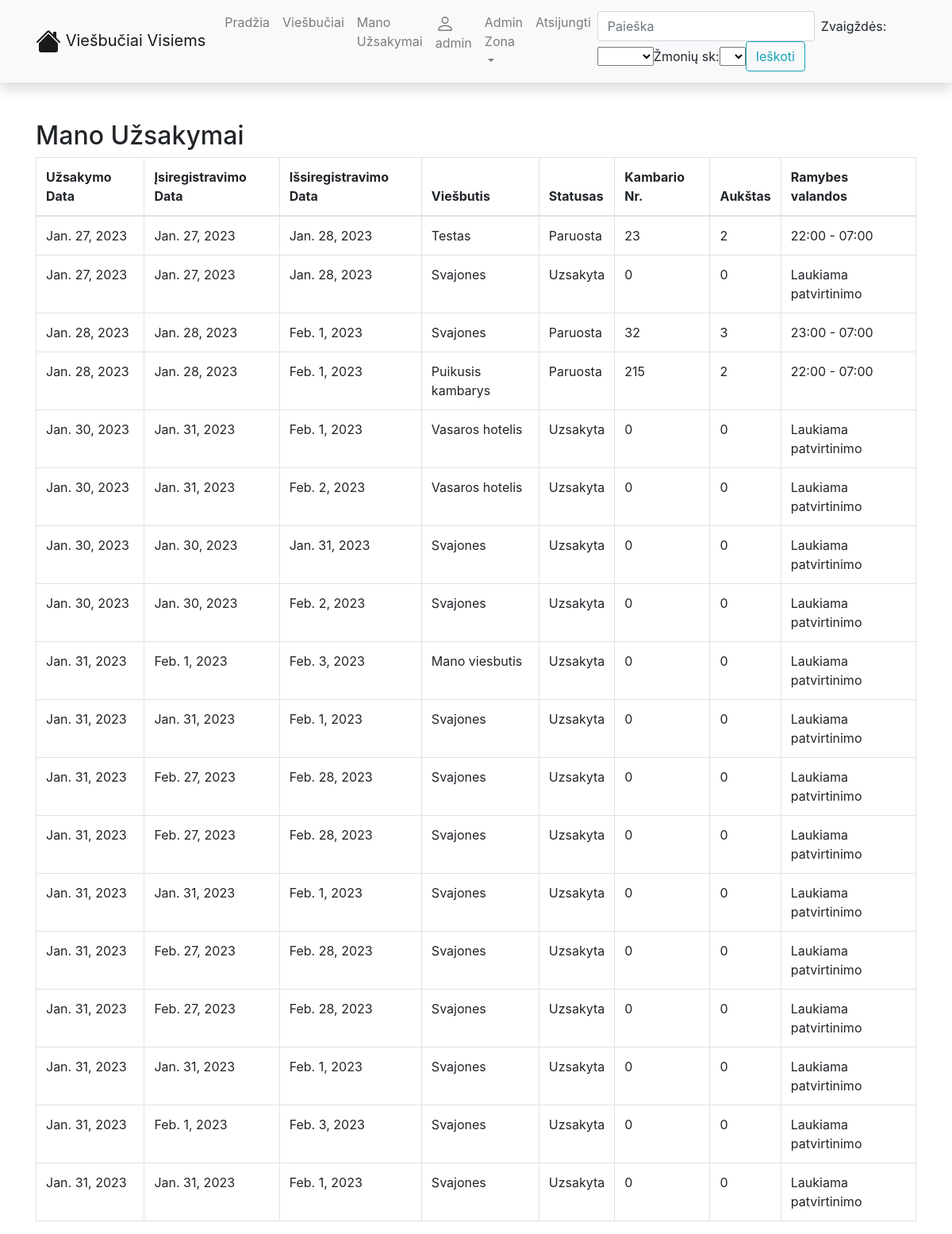
The app's page /viesbuciai/myorders/ (signed in) with its own data.
### viesbuciai/models.py (models this page shows, shortened)
class Order(models.Model):
    client = models.ForeignKey("Profile", on_delete=models.SET_NULL, null=True)
    order_date = models.DateField("Uzsakymo_data", auto_now_add=True, null=True, blank=True)
    r_date = models.DateField("Registracijos_data", null=True, blank=True)
    i_date = models.DateField("Isvykimo_data", null=True, blank=True)
    hotel = models.ForeignKey("Hotel", on_delete=models.SET_NULL, null=True)
    STATUS = (
        ('u', 'Uzsakyta'),
        ('r', 'Ruosiama'),
        ('p', 'Paruosta'),
    )
    status = models.CharField(
        max_length=1,
        choices=STATUS,
        blank=True,
        default='u',
        help_text='Status'
    )
    admin_details = models.OneToOneField("AdminDetails", on_delete=models.CASCADE, null=True)

class Hotel(models.Model):
    TYPES = (
        ('v', 'VIP'),
        ('g', 'GOLD'),
        ('p', 'PREMIUM'),
        ('s', 'STANDART')
    )
    name = models.CharField("Viesbucio_pavadinimas", max_length=30, null=True)
    type = models.CharField(
        max_length=1,
        choices=TYPES,
        blank=True,
        default='s',
        help_text='Viesbucio tipas'
    )
    STARS = (
        ('1', '*'),
        ('2', '**'),
        ('3', '***'),
        ('4', '****'),
        ('5', '*****')
    )
    stars = models.CharField(
        max_length=1,
        choices=STARS,
        blank=True,
        default='s',
        help_text='Zvaigzduciu kiekis'
    )
    description = models.TextField('Aprasymas', max_length=2000, default='Super hotel')
    address = models.TextField("Viesbucio_adresas", default="Adresas", max_length=200)
    price = models.FloatField("Viesbucio_kaina", null=True)
    quantity = models.IntegerField("Zmoniu_kiekis", default=1, validators=[MaxValueValidator(4)])
    availability = models.IntegerField("Kiekis")
    class Meta:
        ordering = ['id']

class AdminDetails(models.Model):
    client = models.ForeignKey(Profile, on_delete=models.CASCADE, null=True)
    room_id = models.IntegerField("Kambario_numeris")
    aukstas = models.IntegerField("Aukstas")
    ramybes_valandos = models.CharField("Ramybes_valandos", max_length=20)

### viesbuciai/views.py (the view)
# urls.py: path('myorders/', my_orders, name='orders'),
def my_orders(request):
    if request.user.is_authenticated:
        orders_ = Order.objects.filter(client=request.user.profile)
        return render(request, 'my_orders.html', {'orders': orders_})
    else:
        return redirect('login')

### viesbuciai/templates/my_orders.html
{% extends 'base.html' %}
{% load static %}
{% block content %}
  <h2>Mano Užsakymai</h2>
{% if orders %}
<table class="table table-bordered">
  <thead>
    <tr>
      <th>Užsakymo Data</th>
      <th>Įsiregistravimo Data</th>
      <th>Išsiregistravimo Data</th>
      <th>Viešbutis</th>
      <th>Statusas</th>
      <th>Kambario Nr.</th>
      <th>Aukštas</th>
      <th>Ramybes valandos</th>
    </tr>
  </thead>
  <tbody>
  {% for order in orders %}
      <tr>
        <td>{{ order.order_date }}</td>
        <td>{{ order.r_date }}</td>
        <td>{{ order.i_date }}</td>
        <td>{{ order.hotel.name }}</td>
        <td>{{ order.get_status_display }}</td>
        <td>{{ order.admin_details.room_id }}</td>
        <td>{{ order.admin_details.aukstas }}</td>
        <td>{{ order.admin_details.ramybes_valandos }}</td>
      </tr>
  {% endfor %}
  </tbody>
</table>
{% else %}
<h3>Jus neturite užsakymų</h3>
{% endif %}
{% endblock %}

### viesbuciai/templates/base.html (shortened to what this page needs)
<!DOCTYPE html>
<html lang="en">
  <head>
    <link
      rel="stylesheet"
      href="https://stackpath.bootstrapcdn.com/bootstrap/4.1.3/css/bootstrap.min.css"
    />
    <link
      rel="stylesheet"
      href="https://cdnjs.cloudflare.com/ajax/libs/font-awesome/4.7.0/css/font-awesome.min.css"
    />
    {% load static %}
    <link rel="stylesheet" href="{% static 'css/styles.css' %}" />
  </head>
  <body>
    <nav
      class="navbar navbar-expand-lg navbar-light bg-light static-top mb-5 shadow"
    >
      <div class="container">
        <a class="navbar-brand" href="{% url 'index' %}">
          Viešbučiai Visiems</a
        >
        <div class="collapse navbar-collapse" id="navbarResponsive">
          <ul class="navbar-nav ml-auto">
            <li class="nav-item">
              <a class="nav-link" href="{% url 'index' %}">Pradžia</a>
            </li>
            <li class="nav-item">
              <a class="nav-link" href="{% url 'hotels' %}">Viešbučiai</a>
            </li>
            <li class="nav-item">
              <a class="nav-link" href="{% url 'orders' %}">Mano Užsakymai</a>
            </li>
             {% if user.is_authenticated %}
            {% if user.username == 'admin' %}
            <li class="nav-item"><a class="nav-link" href="{% url 'profile' %}">
            {{ user.get_username }}</a>
            </li>
            <li class="nav-item dropdown">
            <a href="#" class="nav-link dropdown-toggle" data-toggle="dropdown">Admin Zona</a>
		</li>
            <li class="nav-item"><a class="nav-link" href="{% url 'logout'%}?next=/viesbuciai">Atsijungti</a></li>
            {% endif %}
          {% else %}
            <li class="nav-item">
              <a class="nav-link" href="{% url 'login'%}?next={{request.path}}">Prisijungti</a>
            </li><li class="nav-item"><a class="nav-link" href="{% url 'register' %}">Registruotis</a></li>
          {% endif %}
          </ul>
          <form
            class="form-inline my-2 my-lg-0"
            action="{% url 'hotel_filter' %}"
            method="get"
          >
            <input
              class="form-control mr-sm-2"
              type="search"
              placeholder="Paieška"
              aria-label="Search"
              name="name"
            />
	    <label for="stars">Zvaigždės:</label>
  	    <select id="stars" name="stars">
            <option value=""></option>
            <option value="1">*</option>
            </select>
            <label for="quantity">Žmonių sk:</label>
  	        <select id="quantity" name="quantity">
            <option value=""></option>
            <option value="1">1</option>
            </select>
            <button class="btn btn-outline-info my-2 my-sm-0" type="submit">
              Ieškoti
            </button>
          </form>
        </div>
      </div>
    </nav>
    <div class="container">{% block content %}{% endblock %}</div>
  </body>
</html>

### records on screen
Order: order_date "Jan. 27, 2023", r_date "Jan. 27, 2023", i_date "Jan. 28, 2023", hotel.name "Testas", status "Paruosta", admin_details.room_id "23", admin_details.aukstas "2", admin_details.ramybes_valandos "22:00 - 07:00"
Order: order_date "Jan. 27, 2023", r_date "Jan. 27, 2023", i_date "Jan. 28, 2023", hotel.name "Svajones", status "Uzsakyta", admin_details.room_id "0", admin_details.aukstas "0", admin_details.ramybes_valandos "Laukiama patvirtinimo"
Order: order_date "Jan. 28, 2023", r_date "Jan. 28, 2023", i_date "Feb. 1, 2023", hotel.name "Svajones", status "Paruosta", admin_details.room_id "32", admin_details.aukstas "3", admin_details.ramybes_valandos "23:00 - 07:00"
Order: order_date "Jan. 28, 2023", r_date "Jan. 28, 2023", i_date "Feb. 1, 2023", hotel.name "Puikusis kambarys", status "Paruosta", admin_details.room_id "215", admin_details.aukstas "2", admin_details.ramybes_valandos "22:00 - 07:00"
Order: order_date "Jan. 30, 2023", r_date "Jan. 31, 2023", i_date "Feb. 1, 2023", hotel.name "Vasaros hotelis", status "Uzsakyta", admin_details.room_id "0", admin_details.aukstas "0", admin_details.ramybes_valandos "Laukiama patvirtinimo"
Order: order_date "Jan. 30, 2023", r_date "Jan. 31, 2023", i_date "Feb. 2, 2023", hotel.name "Vasaros hotelis", status "Uzsakyta", admin_details.room_id "0", admin_details.aukstas "0", admin_details.ramybes_valandos "Laukiama patvirtinimo"
Order: order_date "Jan. 30, 2023", r_date "Jan. 30, 2023", i_date "Jan. 31, 2023", hotel.name "Svajones", status "Uzsakyta", admin_details.room_id "0", admin_details.aukstas "0", admin_details.ramybes_valandos "Laukiama patvirtinimo"
Order: order_date "Jan. 30, 2023", r_date "Jan. 30, 2023", i_date "Feb. 2, 2023", hotel.name "Svajones", status "Uzsakyta", admin_details.room_id "0", admin_details.aukstas "0", admin_details.ramybes_valandos "Laukiama patvirtinimo"
Order: order_date "Jan. 31, 2023", r_date "Feb. 1, 2023", i_date "Feb. 3, 2023", hotel.name "Mano viesbutis", status "Uzsakyta", admin_details.room_id "0", admin_details.aukstas "0", admin_details.ramybes_valandos "Laukiama patvirtinimo"
Order: order_date "Jan. 31, 2023", r_date "Jan. 31, 2023", i_date "Feb. 1, 2023", hotel.name "Svajones", status "Uzsakyta", admin_details.room_id "0", admin_details.aukstas "0", admin_details.ramybes_valandos "Laukiama patvirtinimo"
Order: order_date "Jan. 31, 2023", r_date "Feb. 27, 2023", i_date "Feb. 28, 2023", hotel.name "Svajones", status "Uzsakyta", admin_details.room_id "0", admin_details.aukstas "0", admin_details.ramybes_valandos "Laukiama patvirtinimo"
Order: order_date "Jan. 31, 2023", r_date "Feb. 27, 2023", i_date "Feb. 28, 2023", hotel.name "Svajones", status "Uzsakyta", admin_details.room_id "0", admin_details.aukstas "0", admin_details.ramybes_valandos "Laukiama patvirtinimo"
Order: order_date "Jan. 31, 2023", r_date "Jan. 31, 2023", i_date "Feb. 1, 2023", hotel.name "Svajones", status "Uzsakyta", admin_details.room_id "0", admin_details.aukstas "0", admin_details.ramybes_valandos "Laukiama patvirtinimo"
Order: order_date "Jan. 31, 2023", r_date "Feb. 27, 2023", i_date "Feb. 28, 2023", hotel.name "Svajones", status "Uzsakyta", admin_details.room_id "0", admin_details.aukstas "0", admin_details.ramybes_valandos "Laukiama patvirtinimo"
Order: order_date "Jan. 31, 2023", r_date "Feb. 27, 2023", i_date "Feb. 28, 2023", hotel.name "Svajones", status "Uzsakyta", admin_details.room_id "0", admin_details.aukstas "0", admin_details.ramybes_valandos "Laukiama patvirtinimo"
Order: order_date "Jan. 31, 2023", r_date "Jan. 31, 2023", i_date "Feb. 1, 2023", hotel.name "Svajones", status "Uzsakyta", admin_details.room_id "0", admin_details.aukstas "0", admin_details.ramybes_valandos "Laukiama patvirtinimo"
Order: order_date "Jan. 31, 2023", r_date "Feb. 1, 2023", i_date "Feb. 3, 2023", hotel.name "Svajones", status "Uzsakyta", admin_details.room_id "0", admin_details.aukstas "0", admin_details.ramybes_valandos "Laukiama patvirtinimo"
Order: order_date "Jan. 31, 2023", r_date "Jan. 31, 2023", i_date "Feb. 1, 2023", hotel.name "Svajones", status "Uzsakyta", admin_details.room_id "0", admin_details.aukstas "0", admin_details.ramybes_valandos "Laukiama patvirtinimo"

### other values on screen
{{ user.get_username }} "admin"
